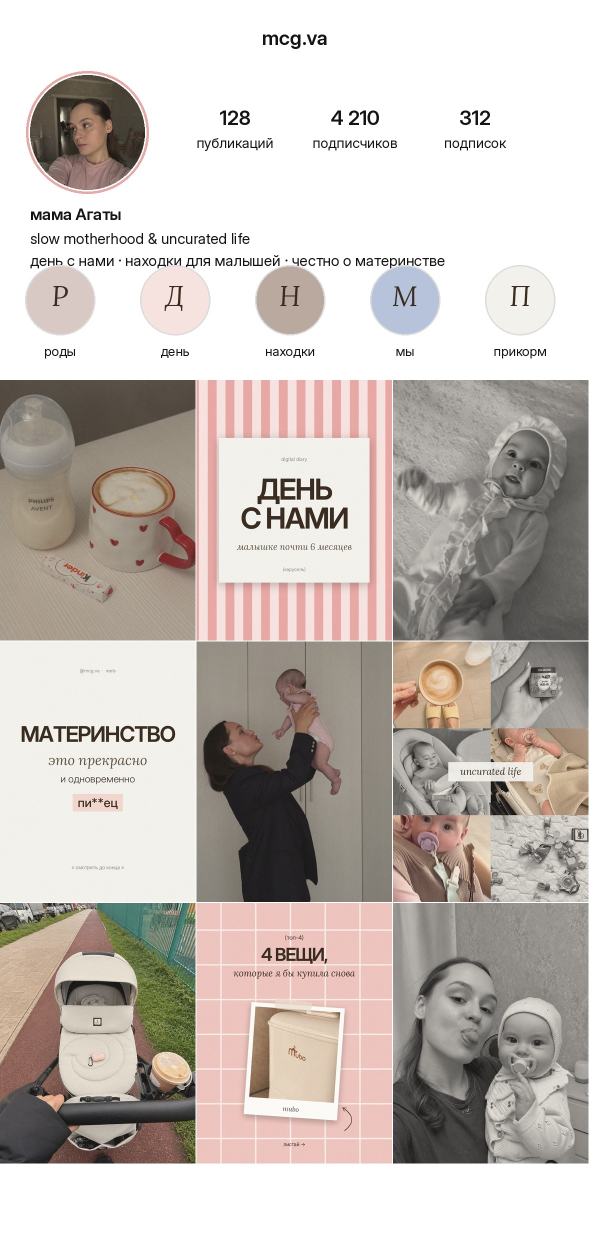
#> input picture reels/feed_grid/profile_mockup.jpg, 1179 x 2487 px (shown at 1/2 size)
$ python -i feed_grid.py   (imports and definitions only)
#> lines starting #> are read from the running program, lines starting #| are printed output that depends on the picture
### tools/moodboard_demo.py
"""@mcg.va — demo of the Pinterest-moodboard style: a 4-slide carousel (1080x1350) «день с нами» and one story (1080x1920).
Warm «latte» film treatment, pink / blue stripe and cream paper backgrounds, Inter + Lora Italic, digital-diary timeline,
3x4 grid mixing colour and b&w, polaroid with tape, hand-drawn arrows.
  python3 -I moodboard_demo.py OUT_DIR PHOTO_cover PHOTO_coffee PHOTO_puree PHOTO_bath PHOTO_toys PHOTO_walk PHOTO_baby PHOTO_us [grid extras ...]
"""
import os, sys, math
import numpy as np
from PIL import Image, ImageDraw, ImageFilter, ImageFont, ImageOps
try:
    import pillow_heif; pillow_heif.register_heif_opener()
#> (this line was passed over: pillow_heif is not available in this run)
except ImportError: pass
FD = os.path.join(os.path.dirname(os.path.abspath(__file__)), "..", "fonts", "user")
MILK, POWDER, LATTE, OLIVE, MILKCOFFEE, MOCHA, CHOC = (242, 241, 236), (217, 201, 196), (186, 169, 158), (149, 140, 126), (119, 108, 97), (94, 81, 68), (59, 44, 34)
PINK, PINK2, BLUE, MARK = (232, 169, 166), (246, 226, 222), (183, 195, 218), (240, 214, 205)

def inter(size, w=400, opsz=None):
    f = ImageFont.truetype(os.path.join(FD, "Inter-Variable.ttf"), size); f.set_variation_by_axes([opsz or min(32, max(14, size)), w]); return f
def lora(size, w=400):
    f = ImageFont.truetype(os.path.join(FD, "Lora-Italic-Variable.ttf"), size); f.set_variation_by_axes([w]); return f

def load(p): return ImageOps.exif_transpose(Image.open(p)).convert("RGB")

# [9 lines left out: function film, not called in this run]

def cover_crop(im, w, h, fx=0.5, fy=0.5):
    s = max(w / im.width, h / im.height); im = im.resize((math.ceil(im.width * s), math.ceil(im.height * s)), Image.LANCZOS)
    x = int((im.width - w) * fx); y = int((im.height - h) * fy); return im.crop((x, y, x + w, y + h))

# [5 lines left out: function stripes, not called in this run]

def paper(w, h, c=MILK):
    a = np.asarray(Image.new("RGB", (w, h), c), np.float32) + np.random.default_rng(2).normal(0, 3, (h, w, 1))
    return Image.fromarray(np.clip(a, 0, 255).astype(np.uint8))

def shadow(cv, box, r=22, op=70):
    s = Image.new("RGBA", cv.size, (0, 0, 0, 0)); ImageDraw.Draw(s).rectangle((box[0], box[1] + 10, box[2], box[3] + 10), fill=(60, 40, 30, op))
    cv.alpha_composite(s.filter(ImageFilter.GaussianBlur(r)))

# [17 lines left out: functions polaroid, arrow, not called in this run]

def topline(d, W, left, right, y=62, col=MOCHA):
    d.text((60, y), left, font=inter(22, 400), fill=col, anchor="ls"); d.text((W - 60, y), right, font=inter(22, 400), fill=col, anchor="rs")

# [78 lines left out: functions tracked, slide1, slide2, slide3, slide4, story, not called in this run]

# [7 lines that do not run on import are left out]

### tools/feed_grid.py
"""@mcg.va — a 9-post profile feed in the Pinterest-moodboard motherhood style: each post 1080x1350 (text kept inside the
centre 3:4 that the profile grid shows), plus a phone mock-up of the profile with the 3x3 grid.
Rhythm: photo / text tile / photo in a checkerboard; colour and b&w alternate; tiles = pink stripe, pink tile, cream paper,
blue stripe (all drawn here). Built on moodboard_demo.py.
  python3 -I feed_grid.py OUT_DIR P1 ... P9_photos (see main for the order) AVATAR
"""
import os, sys, math
import numpy as np
from PIL import Image, ImageDraw, ImageFilter, ImageOps
sys.path.insert(0, os.path.dirname(os.path.abspath(__file__)))
from moodboard_demo import (inter, lora, load, film, cover_crop, stripes, paper, shadow, polaroid, arrow, tracked,
                            MILK, POWDER, LATTE, OLIVE, MOCHA, CHOC, PINK, PINK2, BLUE, MARK)
W, H = 1080, 1350; SAFE = (34, W - 34)                     # the grid crops 34 px each side (3:4)

def tiles_bg(w, h):
    im = Image.new("RGB", (w, h), (238, 196, 190)); d = ImageDraw.Draw(im); s = 180
    for x in range(-20, w, s): d.line((x, 0, x, h), fill=(250, 238, 234), width=7)
    for y in range(-40, h, s): d.line((0, y, w, y), fill=(250, 238, 234), width=7)
    a = np.asarray(im, np.float32) + np.random.default_rng(4).normal(0, 4, (h, w, 1))
    return Image.fromarray(np.clip(a, 0, 255).astype(np.uint8)).filter(ImageFilter.GaussianBlur(0.8))

# [34 lines left out: functions photo_post, post_stripe_cover, post_quote, post_grid, not called in this run]

def post_tiles(src, out):                                     # 8 — pink tile + polaroid: «4 вещи…»
    cv = tiles_bg(W, H).convert("RGBA"); d = ImageDraw.Draw(cv)
    d.text((540, 190), "(топ-4)", font=inter(30, 400), fill=CHOC, anchor="ms")
    tracked(d, (540, 300), "4 ВЕЩИ,", inter(92, 650, 32), CHOC, -0.045, "m")
    d.text((540, 380), "которые я бы купила снова", font=lora(48), fill=CHOC, anchor="ms")
    polaroid(cv, film(cover_crop(load(src), 440, 470)), 540, 820, 440, 470, -4, "mubo", True); d = ImageDraw.Draw(cv)
    arrow(d, ((800, 1180), (880, 1120), (790, 1060)), CHOC)
    d.text((540, 1260), "листай →", font=inter(26, 400), fill=CHOC, anchor="ms")
    cv.convert("RGB").save(out, quality=95)

def post_blue(src, out):                                      # alt text tile: blue stripe + note (not used in the 9)
    cv = stripes(W, H, BLUE, (236, 240, 246), 40).convert("RGBA"); polaroid(cv, film(cover_crop(load(src), 560, 620)), 540, 600, 560, 620, 3, "мы", True)
    cv.convert("RGB").save(out, quality=95)

# [21 lines left out: function mockup, not called in this run]

# [14 lines not run here, left out]

>>> import cv2
>>> picture = cv2.imread('../reels/feed_grid/profile_mockup.jpg', cv2.IMREAD_GRAYSCALE)
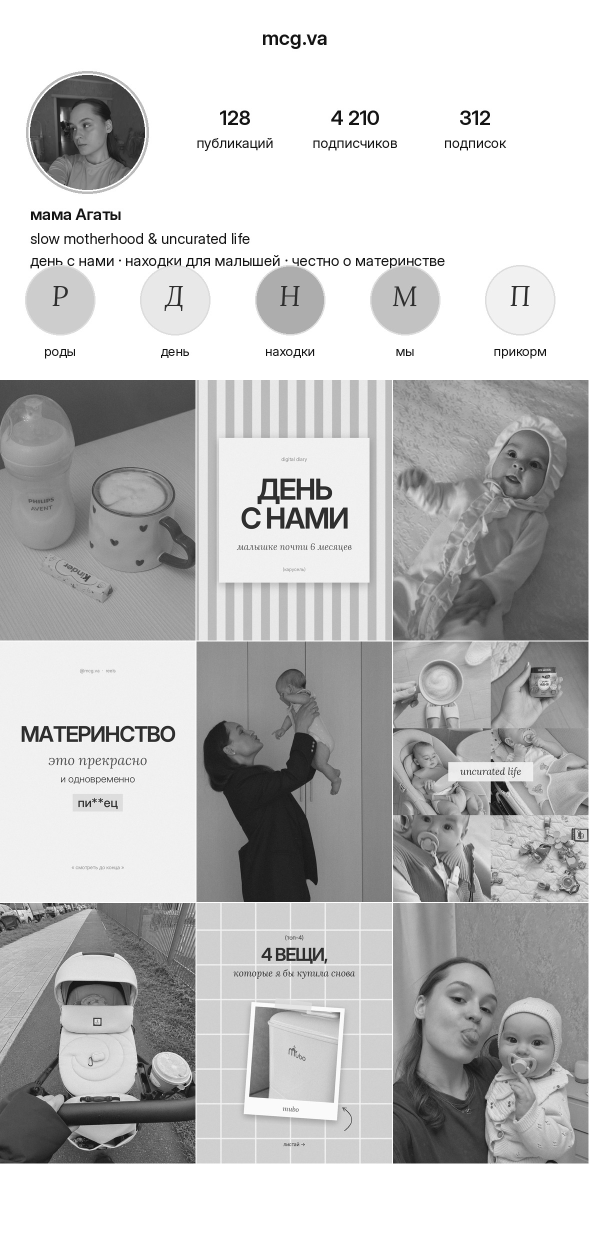
#> picture: shape (2487, 1179) (shown at 1/2 size); min 2, max 255, mean 191.1
>>> result = post_tiles(picture, 'out.png')
#> in tiles_bg, `im = Image.new('RGB', (w, h), (238, 196, 190))`:
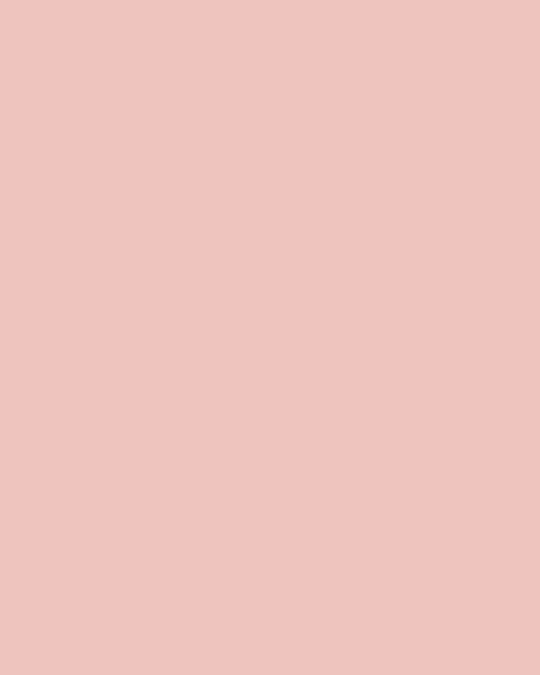
#> im: PIL image 1080x1350 RGB (shown at 1/2 size); mean R, G, B 238, 196, 190
#> in tiles_bg, `a = np.asarray(im, np.float32) + np.random.default_rng(4).normal(0, 4,..`:
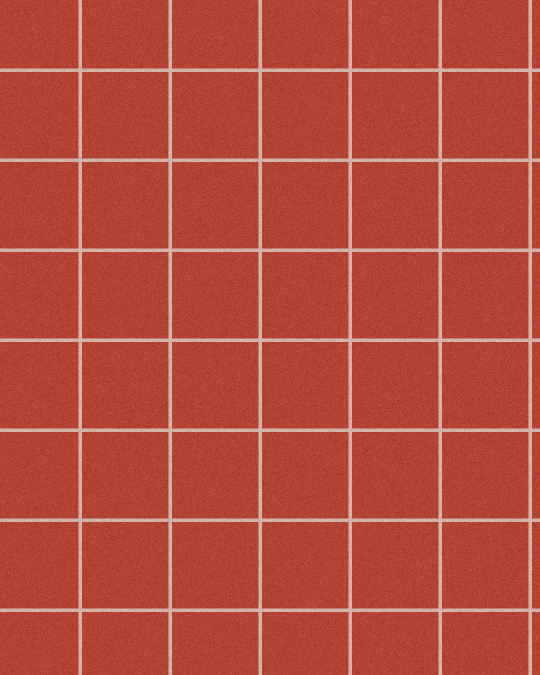
#> a: shape (1350, 1080, 3) float64 (shown at 1/2 size); mean R, G, B 238.9, 199.1, 193.2; drawn with min black and max white
#> in tiles_bg, `return Image.fromarray(np.clip(a, 0, 255).astype(np.uint8)).filter(Ima..`:
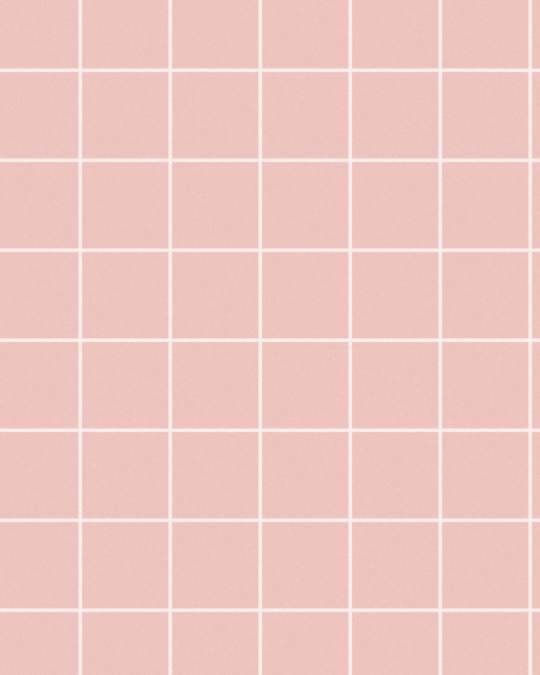
#> returned value: PIL image 1080x1350 RGB (shown at 1/2 size); mean R, G, B 238.4, 198.6, 192.7
#> (the run stopped early here; a loop or call above may not have finished)

$ run again, on reels/feed_grid/post_2.jpg
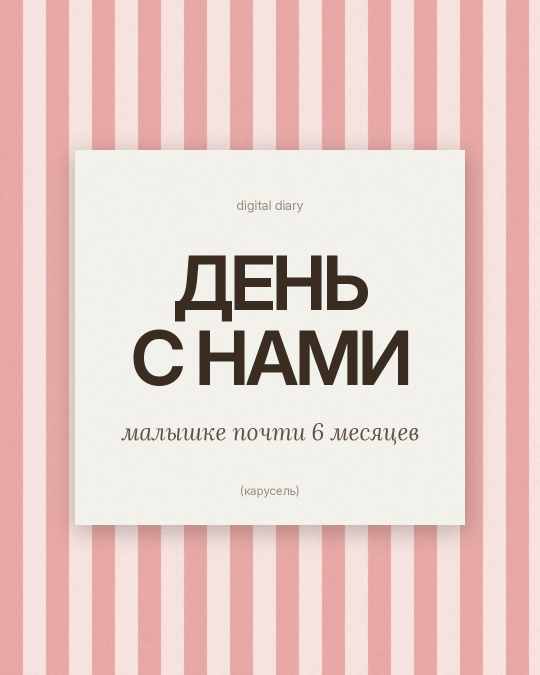
#> input picture reels/feed_grid/post_2.jpg, 1080 x 1350 px (shown at 1/2 size)
#> `picture = cv2.imread('../reels/feed_grid/profile_mockup.jpg', cv2.IMRE..`:
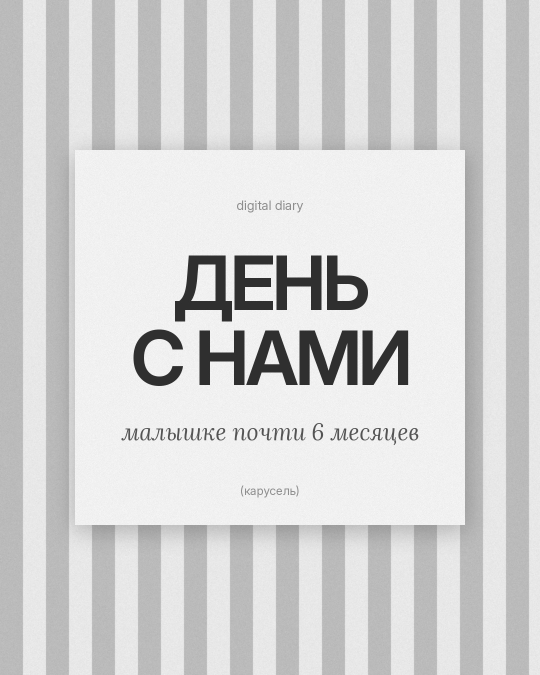
#> picture: shape (1350, 1080) (shown at 1/2 size); min 40, max 255, mean 212.3
